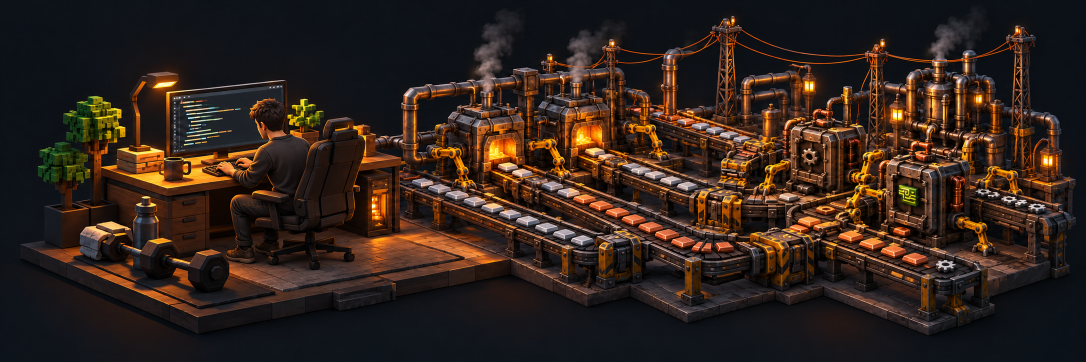
#> input picture assets/profile/animation/typing-base.png, 2172 x 724 px (shown at 1/2 size)
$ python -i render_profile_animation.py   (imports and definitions only)
#> lines starting #> are read from the running program, lines starting #| are printed output that depends on the picture; after the words box and inside, x2 and y2 are one past the last pixel; in counts of white or black regions, pixels touching at a corner belong together
#!/usr/bin/env python3
"""Render the profile's typing loop using aggregate statistics only.

The factory stays still. Only the programmer's keyboard/forearm area changes
between generated poses. No network requests or private repository data.
"""
from __future__ import annotations

import argparse
from io import BytesIO
import json
from pathlib import Path

from PIL import Image, ImageDraw, ImageFilter, ImageFont

ROOT = Path(__file__).resolve().parents[1]
FPS = 20
FRAME_COUNT = 160
BACKGROUND = '#0d1117'
COLORS = ('#dedbd5', '#b7bcc2', '#c6bba9')


# [12 lines left out: function ease_out, not called in this run]


def arrival(seconds: float, row: int) -> float:
    # Stagger the flights; each value settles and stays in place for reading.
    return ease_out((seconds - .35 - row*.25) / .85)


def labels(data: dict) -> tuple[str, str, str]:
    return (f"+{data['added_lines']:,} lines of code",
            f"+{data['total_repositories']:,} repositories",
            f"+{data['contributions_last_year']:,} contributions")


def render(data: dict, mobile: bool = False, *, artwork_root: Path = ROOT) -> dict[str, bytes]:
    width = 720 if mobile else 1200
    header = 90 if mobile else 40
    art_height = round(width / 3)
    size = (width, header + art_height)
    assets = artwork_root / 'assets/profile'
    # Tiny5 is drawn on an integer pixel grid, then enlarged with nearest-neighbor.
    font = ImageFont.truetype(str(assets/'fonts/Tiny5-Pixel.ttf'), 8)
    original = Image.open(assets/'animation/typing-base.png').convert('RGB')
    alternate = Image.open(assets/'animation/typing-alternate.png').convert('RGB').resize(original.size)
    # Coordinates are normalized to the original 2048 x 683 composition.
    region = (365, 250, 580, 340)
    scale_x, scale_y = original.width / 2048, original.height / 683
    box = tuple(round(v * (scale_x if i % 2 == 0 else scale_y)) for i, v in enumerate(region))
    # Feather the local pose patch, without touching the stationary factory.
    mask = Image.new('L', original.size, 0)
    ImageDraw.Draw(mask).rounded_rectangle(box, radius=18 * scale_x, fill=255)
    mask = mask.filter(ImageFilter.GaussianBlur(5 * scale_x))
    poses = [original, Image.composite(alternate, original, mask)]
    poses = [pose.resize((width, art_height), Image.Resampling.LANCZOS) for pose in poses]
    values = labels(data)
    positions = [(24 if mobile else 96, 13 + row*30) for row in range(3)]
    # Each label emerges from the actual screen, then anchors above the monitor.
    origin = (width * 425/2048, header + art_height * 230/683)
    tiles = []
    for value, color in zip(values, COLORS):
        bounds = font.getbbox(value)
        glyphs = Image.new('L', (round(font.getlength(value))+2, 8), 0)
        ImageDraw.Draw(glyphs).text((1, -bounds[1]), value, font=font, fill=255)
        glyphs = glyphs.point(lambda alpha: 255 if alpha >= 128 else 0)
        tile = Image.new('RGBA', glyphs.size, color)
        tile.putalpha(glyphs)
        tiles.append(tile.resize((tile.width*4, tile.height*4), Image.Resampling.NEAREST))
    # One shared palette prevents color flicker between frames.
    sample = Image.new('RGB', size, BACKGROUND)
    sample.paste(poses[0], (0, header))
    for tile, pos in zip(tiles, positions):
        sample.paste(tile, pos, tile)
    palette = sample.quantize(colors=256)

    # [19 lines left out: function frame, not called in this run]

    final = frame(FRAME_COUNT - 1, complete=True)
    png = BytesIO()
    final.save(png, format='PNG', optimize=True)
    frames = [frame(i).quantize(palette=palette, dither=Image.Dither.NONE) for i in range(FRAME_COUNT)]
    gif = BytesIO()
    frames[0].save(gif, format='GIF', save_all=True, append_images=frames[1:],
                   duration=1000 // FPS, loop=0, optimize=True, disposal=1)
    suffix = '-mobile' if mobile else ''
    return {f'code-counter{suffix}.gif': gif.getvalue(),
            f'code-counter{suffix}.png': png.getvalue()}


# [12 lines left out: function update, not called in this run]


# [5 lines not run here, left out]

>>> import cv2
>>> picture = cv2.imread('../assets/profile/animation/typing-base.png', cv2.IMREAD_GRAYSCALE)
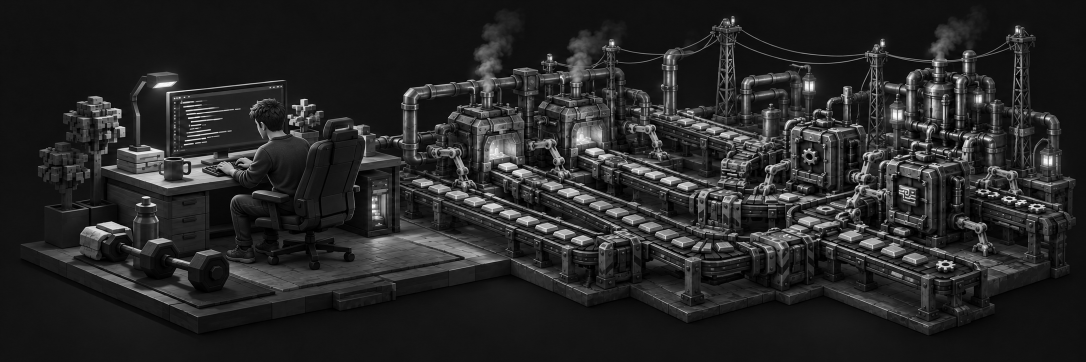
#> picture: shape (724, 2172) (shown at 1/2 size); min 0, max 255, mean 38.4
>>> result = render(picture)
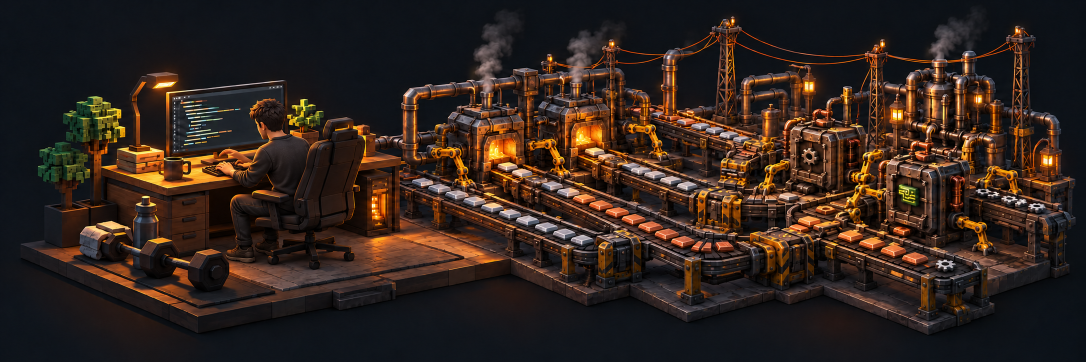
#> input picture assets/profile/animation/typing-alternate.png, 2172 x 724 px (shown at 1/2 size)
#> in render, alternate is the input picture: PIL image 2172x724 RGB; mean R, G, B 49.9, 36.2, 29.3
#> in render, `mask = Image.new('L', original.size, 0)`: mask: PIL image 2172x724 L; every value is 0
#> in render, `ImageDraw.Draw(mask).rounded_rectangle(box, radius=18 * scale_x, fill=..`:
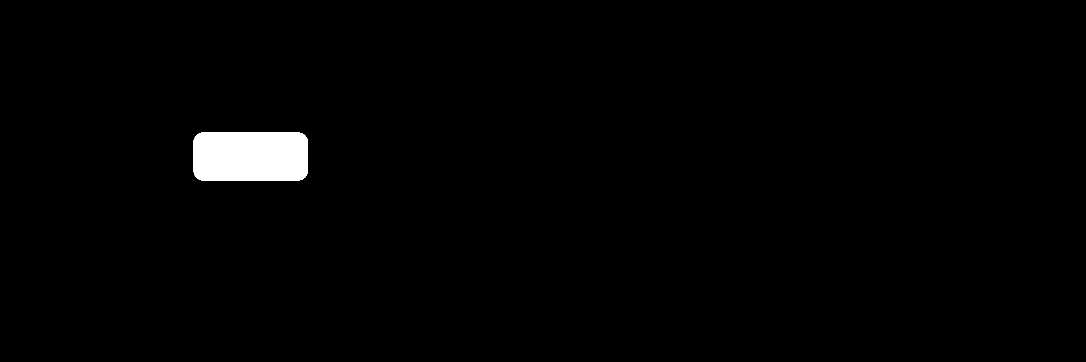
#> mask: PIL image 2172x724 L (shown at 1/2 size); 1.4% white; 1 white region, box (x1, y1, x2, y2) and area: (387, 265, 616, 361) 21648
#> in render, `poses = [pose.resize((width, art_height), Image.Resampling.LANCZOS) fo..`: poses = 2 items
#> (the run stopped early here; a loop or call above may not have finished)
